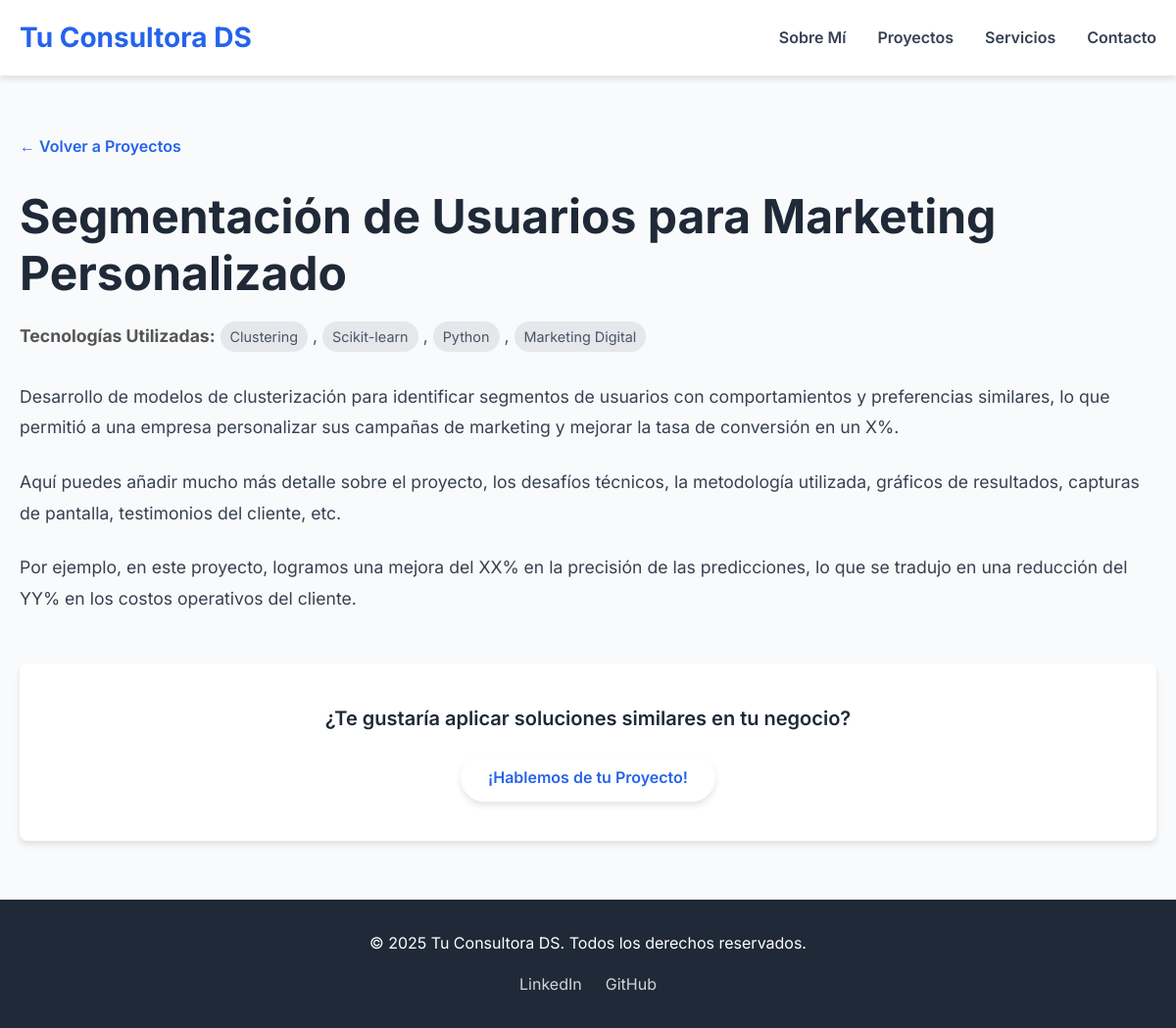
Screenshot of /project/2 with the database file from the repository.
### app.py (models this page shows, shortened)
class Project(db.Model):
    id = db.Column(db.Integer, primary_key=True)
    title = db.Column(db.String(100), nullable=False)
    description = db.Column(db.Text, nullable=False)
    technologies = db.Column(db.String(200), nullable=False) # Separadas por coma: "Python, Flask, SQL"

### app.py (the view)
@app.route('/project/<int:project_id>')
def project_detail(project_id):
    project = Project.query.get_or_404(project_id)
    return render_template('project_detail.html', project=project)

### templates/project_detail.html (shortened to what this page needs)
<!DOCTYPE html>
<html lang="es">
<head>
    <link rel="stylesheet" href="{{ url_for('static', filename='css/style.css') }}">
</head>
<body class="detail-page-body">
    <header>
        <div class="container">
            <a href="{{ url_for('index') }}" class="logo">Tu Consultora DS</a>
            <nav>
                <ul>
                    <li><a href="{{ url_for('index') }}#about">Sobre Mí</a></li>
                    <li><a href="{{ url_for('index') }}#projects">Proyectos</a></li>
                    <li><a href="{{ url_for('index') }}#services">Servicios</a></li>
                    <li><a href="{{ url_for('index') }}#contact">Contacto</a></li>
                </ul>
            </nav>
        </div>
    </header>
    <section id="project-detail" class="detail-section">
        <div class="container">
            <a href="{{ url_for('index') }}#projects" class="back-link">&larr; Volver a Proyectos</a>
            <h1>{{ project.title }}</h1>
            <div class="project-meta">
                <p><strong>Tecnologías Utilizadas:</strong>
                    {% for tech in project.technologies.split(', ') %}
                        <span class="tech-tag">{{ tech }}</span>{% if not loop.last %},{% endif %}
                    {% endfor %}
                </p>
            </div>
            <div class="project-description-full">
                <p>{{ project.description }}</p>
                <p>Aquí puedes añadir mucho más detalle sobre el proyecto, los desafíos técnicos, la metodología utilizada, gráficos de resultados, capturas de pantalla, testimonios del cliente, etc.</p>
                <p>Por ejemplo, en este proyecto, logramos una mejora del XX% en la precisión de las predicciones, lo que se tradujo en una reducción del YY% en los costos operativos del cliente.</p>
                </div>
            <div class="cta-detail-page">
                <p>¿Te gustaría aplicar soluciones similares en tu negocio?</p>
                <a href="{{ url_for('index') }}#contact" class="btn btn-primary">¡Hablemos de tu Proyecto!</a>
            </div>
        </div>
    </section>
    <footer>
        <div class="container">
            <p>&copy; 2025 Tu Consultora DS. Todos los derechos reservados.</p>
            <div class="social-links">
                <a href="#">LinkedIn</a>
                <a href="#">GitHub</a>
            </div>
        </div>
    </footer>
</body>
</html>

### static/css/style.css (style rules this page uses)
:root { --primary-color: #2563eb; --secondary-color: #1d4ed8; --text-color: #374151; --light-gray: #f9fafb; --medium-gray: #e5e7eb; --dark-gray: #1f2937; --white: #ffffff; --shadow: 0 4px 6px rgba(0, 0, 0, 0.1); }
* { margin: 0; padding: 0; box-sizing: border-box; }
body { font-family: 'Inter', sans-serif; line-height: 1.6; color: var(--text-color); background-color: var(--light-gray); -webkit-font-smoothing: antialiased; }
.container { max-width: 1200px; margin: 0 auto; padding: 0 20px; }
h1, h2, h3 { font-weight: 700; color: var(--dark-gray); margin-bottom: 1rem; }
h1 { font-size: 3.5rem; line-height: 1.2; }
p { margin-bottom: 1rem; }
a { text-decoration: none; color: var(--primary-color); transition: color 0.3s ease; }
ul { list-style: none; }
.btn { display: inline-block; padding: 12px 28px; border-radius: 9999px; font-weight: 600; text-align: center; transition: all 0.3s ease; border: none; cursor: pointer; }
.btn-primary { background-color: var(--white); color: var(--primary-color); box-shadow: var(--shadow); }
header { background-color: var(--white); box-shadow: var(--shadow); padding: 1rem 0; position: sticky; top: 0; z-index: 1000; }
header .container { display: flex; justify-content: space-between; align-items: center; }
.logo { font-size: 1.75rem; font-weight: 700; color: var(--primary-color); }
nav ul { display: flex; gap: 2rem; }
nav ul li a { color: var(--text-color); font-weight: 600; }
footer { background-color: var(--dark-gray); color: var(--white); padding: 32px 0; text-align: center; }
.social-links { margin-top: 1rem; display: flex; justify-content: center; gap: 1.5rem; }
.social-links a { color: var(--white); opacity: 0.8; }
.detail-page-body { background-color: var(--white); }
.detail-section { padding: 60px 0; background-color: var(--light-gray); }
.back-link { display: inline-block; margin-bottom: 30px; font-weight: 600; color: var(--primary-color); transition: transform 0.2s ease; }
#project-detail h1 { text-align: left; font-size: 3rem; margin-bottom: 20px; color: var(--dark-gray); }
.project-meta { margin-bottom: 30px; font-size: 1.1rem; color: #555; }
.tech-tag { background-color: var(--medium-gray); color: #4b5563; padding: 4px 10px; border-radius: 9999px; font-size: 0.9rem; margin-right: 5px; display: inline-block; }
.project-description-full p { font-size: 1.1rem; line-height: 1.8; margin-bottom: 1.5rem; color: var(--text-color); }
.cta-detail-page { text-align: center; padding: 40px 20px; background-color: var(--white); border-radius: 8px; box-shadow: var(--shadow); margin-top: 50px; }
.cta-detail-page p { font-size: 1.25rem; margin-bottom: 20px; color: var(--dark-gray); font-weight: 600; }

### rows the page displays
Project: title "Segmentación de Usuarios para Marketing Personalizado", description "Desarrollo de modelos de clusterización para identificar segmentos de usuarios con comportamientos y preferencias similares, lo que permitió a una empresa personalizar sus campañas de marketing y mejorar la tasa de conversión en un X%."

### other values shown
{{ tech }} "Clustering" "Scikit-learn" "Python" "Marketing Digital"
